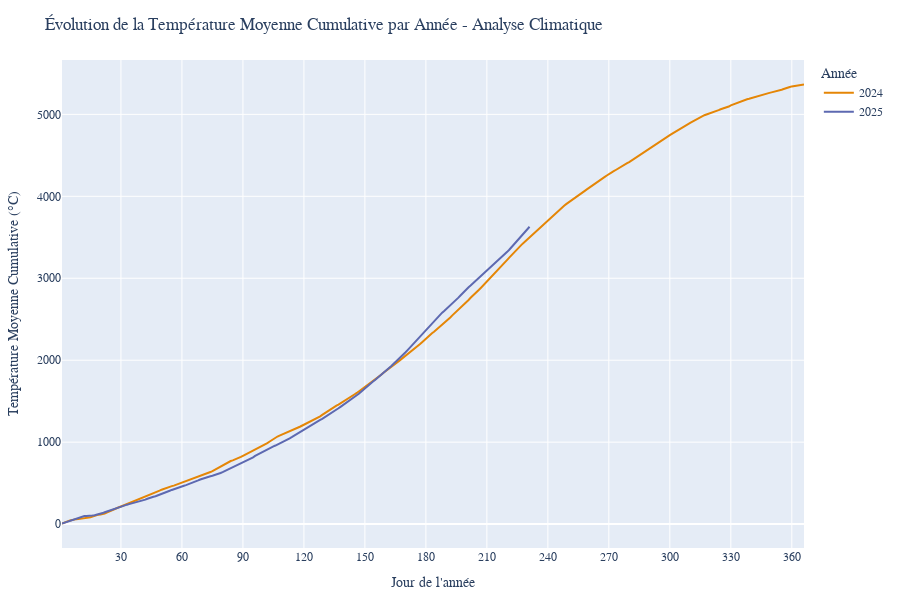

Notebook cell for this chart:
### Markdown cell above
## 📈 Visualisation

La bibliothèque principale utilisée pour cette visualisation de données est Plotly Express, qui est une surcouche de Plotly. Cette technologie est adaptée pour représenter des données temporelles multivariées, comme ici l'évolution de la température moyenne cumulative par année, avec une grande interactivité. Plotly Express permet une représentation claire et interactive des données avec une personnalisation avancée.

### Code cell
import pandas as pd
import duckdb as ddb
import pandas as pd
import plotly.express as px
import datetime

df['date'] = pd.to_datetime(df[['year', 'month', 'day']].astype(str).agg('-'.join, axis=1), format='%Y-%m-%d')
df['dayofyear'] = df['date'].dt.dayofyear
df['year'] = df['year'].astype(int)

dataviz = px.line(df,
                  x='dayofyear',
                  y='cumulative_tm',
                  color=df['year'].astype(str),
                  labels={'dayofyear': 'Jour de l\'année',
                          'cumulative_tm': 'Température Moyenne Cumulative (°C)',
                          'color': 'Année'},
                  title='Évolution de la Température Moyenne Cumulative par Année - Analyse Climatique',
                  hover_data={'date': True, 'cumulative_tm': ':.2f°C'},
                  color_discrete_sequence=px.colors.qualitative.Vivid)

dataviz.update_layout(height=600,
                      font=dict(family="Raleway", size=12),
                      margin=dict(l=20, r=20, t=60, b=20))
dataviz.update_xaxes(range=[1, 366], dtick=30)
dataviz

### Figure 1 — Plotly figure (JSON) as saved in the notebook; plotly's stock layout.template omitted (floating-point values rounded to 4 significant figures; data arrays with more than 128 entries replaced by an {"elided": "..."} marker saying what was removed)
{"data": [{"customdata": {"elided": "366x1 str values"}, "hovertemplate": "Année=2024<br>Jour de l'année=%{x}<br>Température Moyenne Cumulative (°C)=%{y:.2f°C}<br>date=%{customdata[0]}<extra></extra>", "legendgroup": "2024", "line": {"color": "rgb(229, 134, 6)", "dash": "solid"}, "marker": {"symbol": "circle"}, "mode": "lines", "name": "2024", "orientation": "v", "showlegend": true, "type": "scatter", "x": {"elided": "366 int values"}, "xaxis": "x", "y": {"elided": "366 float values"}, "yaxis": "y"}, {"customdata": {"elided": "231x1 str values"}, "hovertemplate": "Année=2025<br>Jour de l'année=%{x}<br>Température Moyenne Cumulative (°C)=%{y:.2f°C}<br>date=%{customdata[0]}<extra></extra>", "legendgroup": "2025", "line": {"color": "rgb(93, 105, 177)", "dash": "solid"}, "marker": {"symbol": "circle"}, "mode": "lines", "name": "2025", "orientation": "v", "showlegend": true, "type": "scatter", "x": {"elided": "231 int values"}, "xaxis": "x", "y": {"elided": "231 float values"}, "yaxis": "y"}], "layout": {"font": {"family": "Raleway", "size": 12}, "height": 600, "legend": {"title": {"text": "Année"}, "tracegroupgap": 0}, "margin": {"b": 20, "l": 20, "r": 20, "t": 60}, "title": {"text": "Évolution de la Température Moyenne Cumulative par Année - Analyse Climatique"}, "xaxis": {"anchor": "y", "domain": [0.0, 1.0], "dtick": 30, "range": [1, 366], "title": {"text": "Jour de l'année"}}, "yaxis": {"anchor": "x", "domain": [0.0, 1.0], "title": {"text": "Température Moyenne Cumulative (°C)"}}}}
